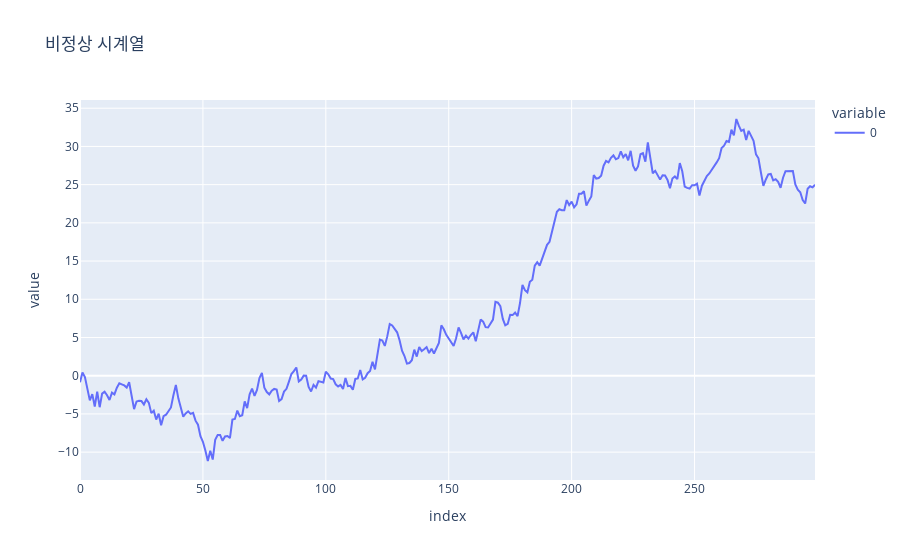

Write notebook code for a chart like this one.
### Markdown cell above
2.  `np.random.randn(300)`으로 무작위 데이터를 생성한 뒤, `.cumprod()` 메소드를 적용하여 새로운 시계열을 만드세요. 이 데이터는 정상성을 띨까요? 시각화하여 확인해보세요.

### Code cell
# 연습 문제 2번 풀이 공간
trend = np.random.randn(300) * 0.2 # 0.2 : noise 추가
non_stationary = np.random.randn(300).cumsum() + trend # np에도 cumsum 가능
pd.Series(non_stationary).plot(title="비정상 시계열")

### Figure 1 — Plotly figure (JSON) as saved in the notebook; plotly's stock layout.template omitted (floating-point values rounded to 4 significant figures; data arrays with more than 128 entries replaced by an {"elided": "..."} marker saying what was removed)
{"data": [{"hovertemplate": "variable=0<br>index=%{x}<br>value=%{y}<extra></extra>", "legendgroup": "0", "line": {"color": "#636efa", "dash": "solid"}, "marker": {"symbol": "circle"}, "mode": "lines", "name": "0", "orientation": "v", "showlegend": true, "type": "scatter", "x": {"elided": "300 int values"}, "xaxis": "x", "y": {"elided": "300 float values"}, "yaxis": "y"}], "layout": {"legend": {"title": {"text": "variable"}, "tracegroupgap": 0}, "title": {"text": "비정상 시계열"}, "xaxis": {"anchor": "y", "domain": [0, 1], "title": {"text": "index"}}, "yaxis": {"anchor": "x", "domain": [0, 1], "title": {"text": "value"}}}}
